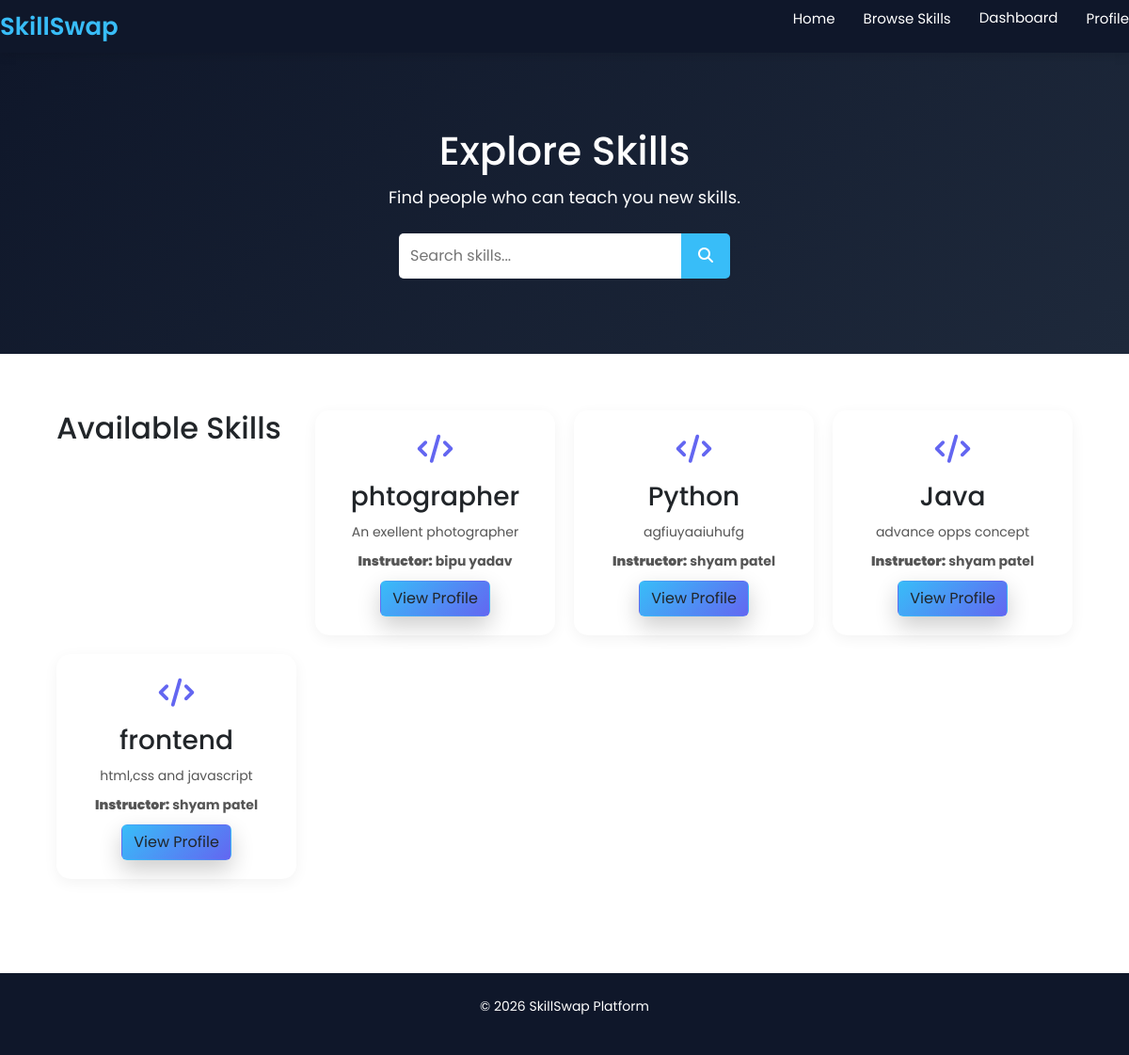
/browse-skills.php, run on the app's committed database.
### tables this page shows
CREATE TABLE `skills` (
  `id` int(11) NOT NULL,
  `user_id` int(11) DEFAULT NULL,
  `skill_name` varchar(100) DEFAULT NULL,
  `description` text DEFAULT NULL
);

CREATE TABLE `users` (
  `id` int(11) NOT NULL,
  `name` varchar(100) DEFAULT NULL,
  `email` varchar(100) DEFAULT NULL,
  `password` varchar(255) DEFAULT NULL,
  `skill` varchar(100) DEFAULT NULL,
  `profile_views` int(11) DEFAULT 0,
  `profile_image` varchar(255) DEFAULT 'default.png',
  `reset_token` varchar(255) DEFAULT NULL,
  `token_expire` datetime DEFAULT NULL
);

### browse-skills.php (the view, shortened to what this page needs)
<?php include("php/db.php"); ?>
<?php
$search = "";
?>
<!DOCTYPE html>
<html lang="en">
<head>
    <link rel="stylesheet" href="css/style.css">
    <link rel="stylesheet" href="https://cdnjs.cloudflare.com/ajax/libs/font-awesome/6.5.0/css/all.min.css">
    <link href="https://cdn.jsdelivr.net/npm/bootstrap@5.3.2/dist/css/bootstrap.min.css" rel="stylesheet">
</head>
<body>
<nav class="navbar">
    <div class="logo">SkillSwap</div>
    <ul class="nav-links">
        <li><a href="index.html">Home</a></li>
        <li><a href="browse-skills.php">Browse Skills</a></li>
        <li class="nav-item">
          <a class="nav-link" href="dashboard.php">Dashboard</a>
        </li>
        <li><a href="profile.php">Profile</a></li>
    </ul>
</nav>
<section class="skills-header">
    <h1>Explore Skills</h1>
    <p>Find people who can teach you new skills.</p>
    <form method="GET" action="">
        <div class="search-box">
            <input type="text" name="search" placeholder="Search skills..." value="<?php echo htmlspecialchars($search); ?>">
            <button type="submit"><i class="fa fa-search"></i></button>
        </div>
    </form>
</section>
<section class="skills-grid">
    <h2>Available Skills</h2>
<?php
$sql = "SELECT users.id AS user_id, users.name, skills.skill_name, skills.description
        FROM skills
        JOIN users ON skills.user_id = users.id
        WHERE skills.skill_name LIKE '%$search%'
        OR skills.description LIKE '%$search%'";
$result = mysqli_query($conn, $sql);
if(mysqli_num_rows($result) > 0){
    while($row = mysqli_fetch_assoc($result)){
        echo "<div class='skill-card'>";
        echo "<div class='skill-icon'><i class='fa-solid fa-code'></i></div>";
        echo "<h3>" . htmlspecialchars($row['skill_name']) . "</h3>";
        echo "<p>" . htmlspecialchars($row['description']) . "</p>";
        echo "<p class='instructor'><strong>Instructor:</strong> " . htmlspecialchars($row['name']) . "</p>";
        echo "<a href='profile.php?id=".$row['user_id']."' class='btn'>View Profile</a>";
        echo "</div>";
    }
} else {
    echo "<p>No skills found.</p>";
}
?>
</section>
<footer>
    <p>© 2026 SkillSwap Platform</p>
</footer>
</body>
</html>

### css/style.css (style rules this page uses)
* { margin:0; padding:0; box-sizing:border-box; font-family:'Poppins', sans-serif; }
body { background:#f4f7fb; color:#333; line-height:1.6; }
.navbar { display:flex; justify-content:space-between; align-items:center; padding:18px 80px; background:#0f172a; color:white; position:sticky; top:0; z-index:1000; box-shadow:0 4px 10px rgba(0,0,0,0.1); }
.logo { font-size:26px; font-weight:600; color:#38bdf8; }
.nav-links { list-style:none; display:flex; gap:30px; }
.nav-links a { color:white; text-decoration:none; font-size:15px; position:relative; transition:0.3s; }
.nav-links a::after { content:""; width:0%; height:2px; background:#38bdf8; position:absolute; left:0; bottom:-5px; transition:0.3s; }
.btn { padding:15px 35px; background:linear-gradient(135deg,#38bdf8,#6366f1); color:white; text-decoration:none; border-radius:40px; font-size:16px; font-weight:500; transition:0.4s; box-shadow:0 10px 25px rgba(0,0,0,0.2); }
footer { background:#0f172a; color:white; text-align:center; padding:25px; font-size:14px; margin-top:40px; }
.skills-header { text-align:center; padding:80px 20px; background:linear-gradient(135deg,#0f172a,#1e293b); color:white; }
.skills-header h1 { font-size:42px; margin-bottom:10px; }
.skills-header p { margin-bottom:25px; font-size:18px; }
.search-box { display:flex; justify-content:center; }
.search-box input { padding:12px; width:300px; border:none; border-radius:5px 0 0 5px; }
.search-box button { padding:12px 18px; border:none; background:#38bdf8; color:white; border-radius:0 5px 5px 0; cursor:pointer; }
.skills-grid { padding:60px; display:grid; grid-template-columns:repeat(auto-fit,minmax(250px,1fr)); gap:30px; }
.skill-card { background:white; padding:30px; border-radius:12px; box-shadow:0 10px 25px rgba(0,0,0,0.1); text-align:center; transition:0.3s; }
.skill-icon { font-size:40px; color:#6366f1; margin-bottom:15px; }
.skill-card h3 { margin-bottom:10px; }
.skill-card p { font-size:14px; margin-bottom:10px; color:#555; }
.instructor { font-weight:bold; color:#111827; }
body { margin: 0; font-family: 'Segoe UI', sans-serif; background: #f3f6fb; }
.skills-grid { display: grid; grid-template-columns: repeat(auto-fit, minmax(250px, 1fr)); gap: 20px; }
.skill-card { background: white; padding: 20px; border-radius: 15px; text-align: center; transition: 0.3s; box-shadow: 0 4px 15px rgba(0,0,0,0.05); }
.skill-icon { font-size: 30px; color: #6366f1; margin-bottom: 10px; }

### data on the page
skills: skill_name "phtographer", description "An exellent photographer", user.name "bipu yadav"
skills: skill_name "Python", description "agfiuyaaiuhufg", user.name "shyam patel"
skills: skill_name "Java", description "advance opps concept", user.name "shyam patel"
skills: skill_name "frontend", description "html,css and javascript", user.name "shyam patel"
